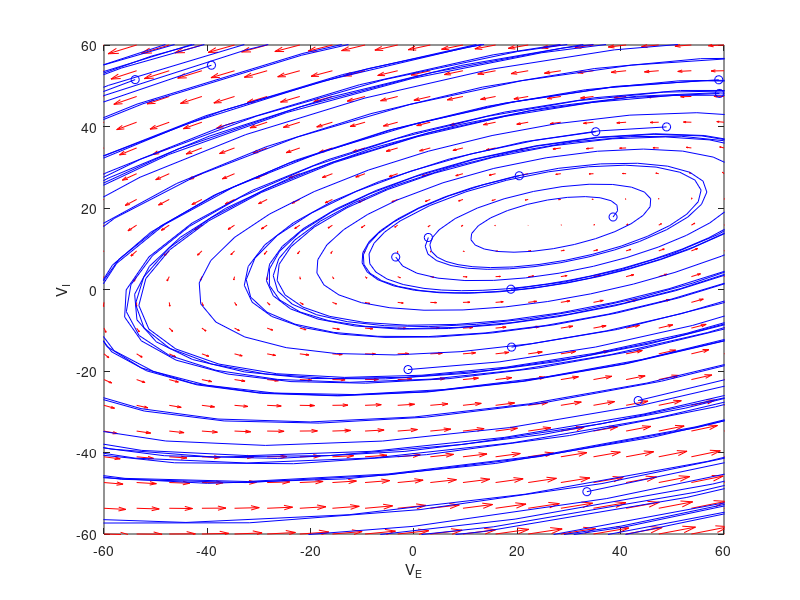

Write MATLAB code to recreate this figure. (Note: this script raises an error after producing the figure.)
clc
clear
figure
% initial parameters
noip = 15;
interval = 60;
Mee = 1.25;
Mei = -1;
Mie = 1;
Mii = 0;
Ye = -10;
Yi = 10;
Te = 0.01;
Ti = 0.05;
f = @(t,Y) [(-Y(1)+Mee*Y(1)+Mei*Y(2)-Ye)/Te;(-Y(2)+Mie*Y(1)+Mii*Y(2)-Yi)/Ti];
y1 = linspace(-interval,interval,20);
y2 = linspace(-interval,interval,20);
% creates two matrices one for all the x-values on the grid, and one for
% all the y-values on the grid. Note that x and y are matrices of the same
% size and shape, in this case 20 rows and 20 columns
[x,y] = meshgrid(y1,y2);
u = zeros(size(x));
v = zeros(size(x));
% we can use a single loop over each element to compute the derivatives at
% each point (y1, y2)
t=0; % we want the derivatives at each point at t=0, i.e. the starting time
for i = 1:numel(x)
Yprime = f(t,[x(i); y(i)]);
u(i) = Yprime(1);
v(i) = Yprime(2);
end
quiver(x,y,u,v,'r');
xlabel('V_E')
ylabel('V_I')
% axis tight equal;
hold on
for i = 1:noip
[ts,ys] = ode45(f,[0,50],[rand()*interval*((-1)^floor(rand()*interval)); ...
rand()*interval*((-1)^floor(rand()*interval))]);
plot(ys(:,1),ys(:,2),'b')
plot(ys(1,1),ys(1,2),'bo') % starting point
plot(ys(end,1),ys(end,2),'ks') % ending point
xlim([-interval interval]);
ylim([-interval interval]);
end
syms t
fplot((t+Ye-Mee*t)/Mei,'m','LineWidth',2);
fplot((Yi-Mie*t)/(Mii-1),'g','LineWidth',2);
title("phase plane")
hold('off')